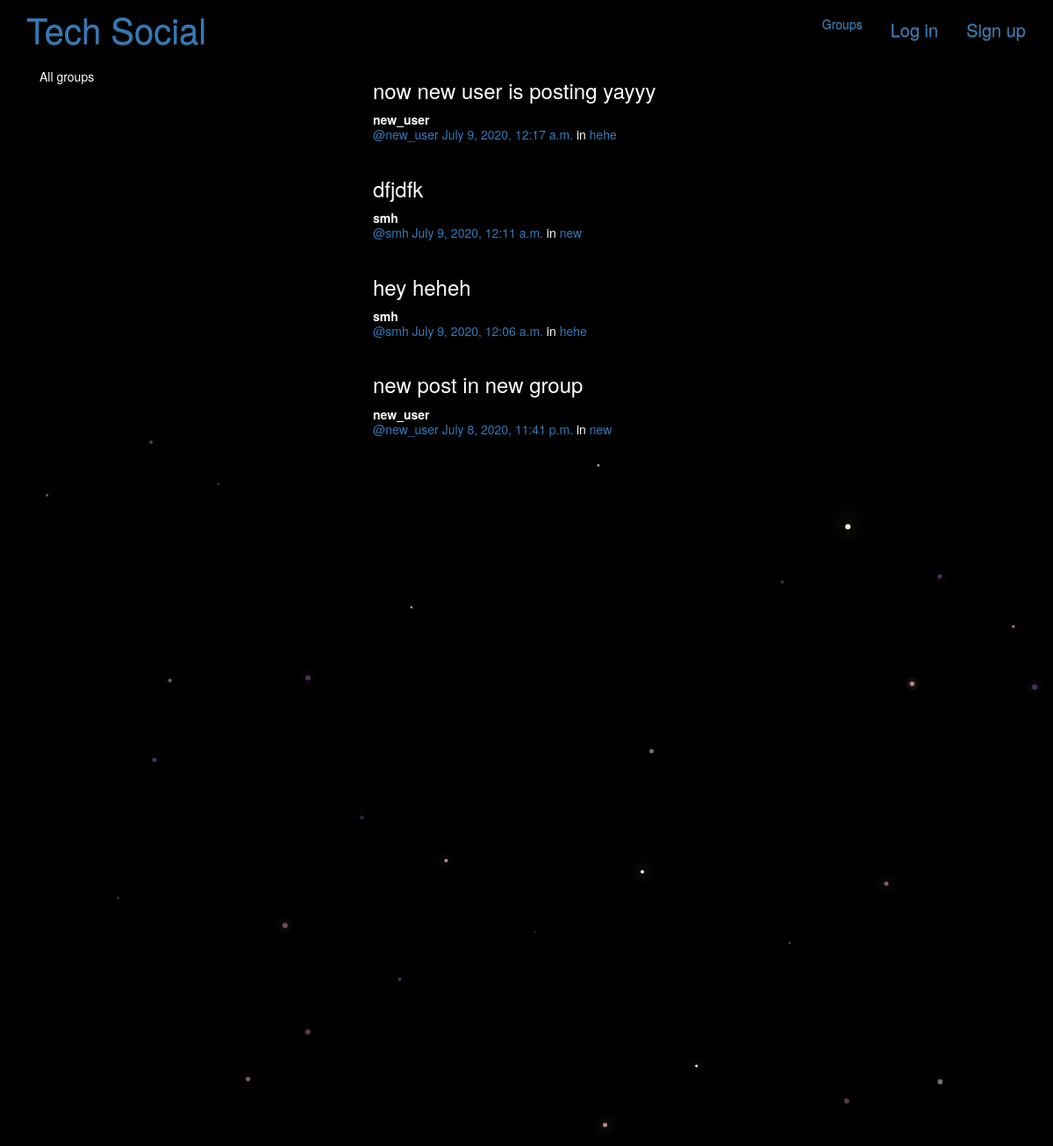
/posts/, run on the app's committed database.
### posts/models.py (models this page shows, shortened)
class Post(models.Model):
    user = models.ForeignKey(User, related_name="posts",on_delete=models.CASCADE)
    created_at = models.DateTimeField(auto_now=True)
    message = models.TextField()
    message_html = models.TextField(editable=False)
    group = models.ForeignKey(Group, related_name="posts",null=True, blank=True,on_delete=models.CASCADE,)
    class Meta:
        ordering = ["-created_at"]
        unique_together = ["user", "message"]

### groups/models.py (models this page shows, shortened)
class Group(models.Model):
    name = models.CharField(max_length=255, unique=True)
    slug = models.SlugField(allow_unicode=True, unique=True)
    description = models.TextField(blank=True, default='')
    description_html = models.TextField(editable=False, default='', blank=True)
    members = models.ManyToManyField(User,through="GroupMember")
    class Meta:
        ordering = ["name"]

### posts/views.py (the view)
class PostList(SelectRelatedMixin, generic.ListView):
    model = models.Post
    select_related = ("user", "group")

### posts/templates/posts/post_list.html (shortened to what this page needs)
{% extends "posts/post_base.html" %}
{% load humanize %}
{% block content %}
<div class="col-md-4">
	<div class="card card-with-shadow">
		<div class="content">
			<h5 class="title">All groups</h5>
		</div>
	</div>
</div>
<div class="col-md-8">
	{% for post in post_list %}
	<div class="post media">
        <h3>{{ post.message_html|safe }}</h3>
        <div class="media-body">
            <strong>{{ post.user.username }}</strong>
            <h5 class="media-heading">
                <span class="username"><a href="{% url 'posts:for_user' username=post.user.username %}">@{{ post.user.username }}</a></span>
                <time class="time"><a href="{% url 'posts:single' username=post.user.username pk=post.pk %}">{{ post.created_at }}</a></time>
                {% if post.group %}
                <span class="group-name">in <a href="#">{{ post.group.name }}</a></span>
                {% endif %}
            </h5>
        </div>
    </div>
	{% endfor %}
</div>
{% endblock %}

### static/mysite/css/master.css (style rules this page uses)
body { margin: 0; overflow: hidden; background-color: black; color:white; }

### data on the page
Post: message_html "now new user is posting yayyy", user.username "new_user", created_at "July 9, 2020, 12:17 a.m.", group.name "hehe"
Post: message_html "dfjdfk", user.username "smh", created_at "July 9, 2020, 12:11 a.m.", group.name "new"
Post: message_html "hey heheh", user.username "smh", created_at "July 9, 2020, 12:06 a.m.", group.name "hehe"
Post: message_html "new post in new group", user.username "new_user", created_at "July 8, 2020, 11:41 p.m.", group.name "new"
